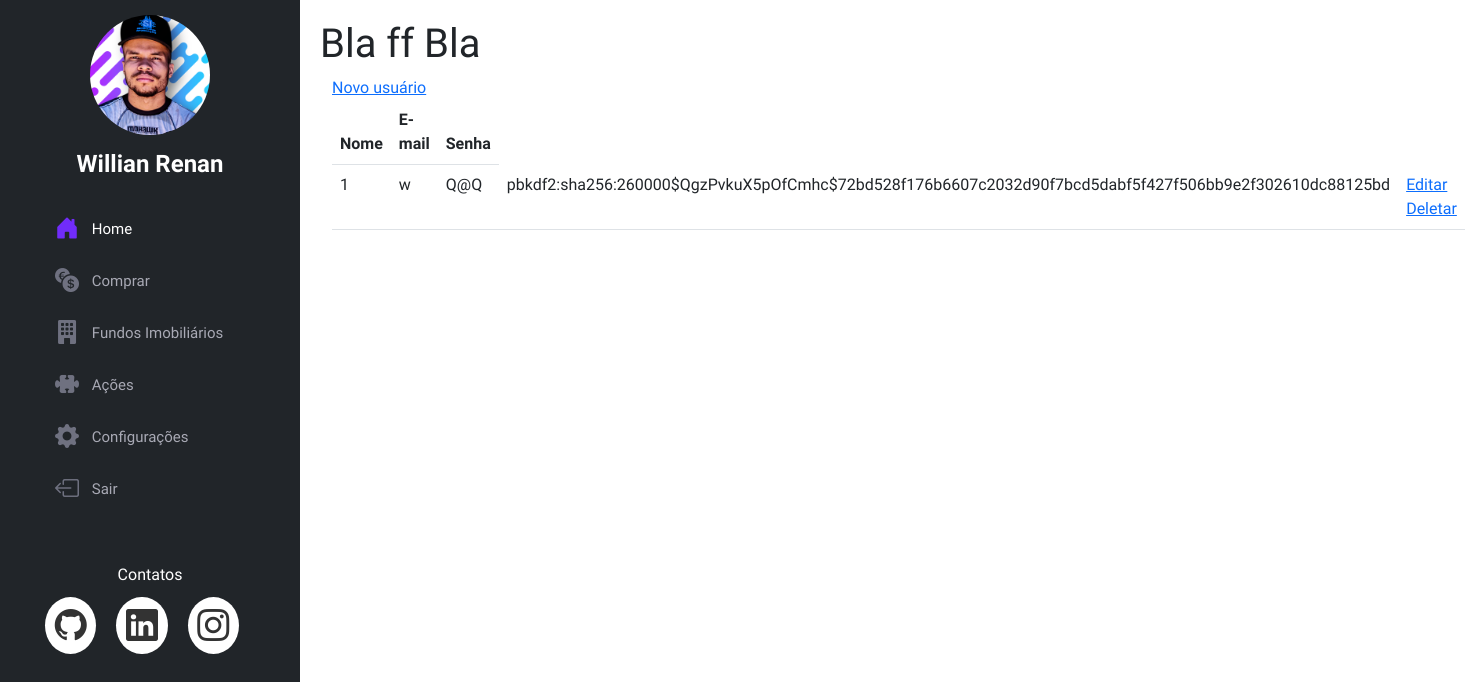
The app's page /index (signed in) with its own data.
### mywalletproject/ext/database.py (models this page shows, shortened)
class User(db.Model, SerializerMixin, UserMixin):
    id = db.Column(db.Integer, primary_key=True, autoincrement=True)
    nome = db.Column(db.String(80), unique=True, nullable=False)
    email = db.Column(db.String(120), unique=True, nullable=False)
    senha = db.Column(db.String(120), nullable=False)

### mywalletproject/blueprints/views.py (the view)
    @app.route("/index")
    @login_required
    def index():
        usuarios = User.query.all()
        return render_template("index.html", usuarios=usuarios)

### mywalletproject/ext/auth.py (called while the page is built)
@login_manager.user_loader
def load_user(user_id):
    return User.query.get(int(user_id))

### mywalletproject/templates/index.html (shortened to what this page needs)
<!DOCTYPE html>
<html lang="pt-br">
<head>
    <link rel="stylesheet" href="../static/bootstrap/css/bootstrap.css">
    <link rel="stylesheet" href="https://cdn.jsdelivr.net/npm/bootstrap-icons@1.10.3/font/bootstrap-icons.css">
    <link rel="stylesheet" href="../static/style.css">
</head>
<body>
    <aside id="header">
        <section class="profile">
            <img src="../static/img/profile-pic (6).png "alt="foto usuario">
            <h1>Willian Renan</h1>
        </section>
        <nav id="navBar" class="nav-menu">
            <ul class="nav flex-column">
                <li class="nav-item">
                  <a class="nav-link active" aria-current="page" href="/index"><i class="bi bi-house-door-fill"></i>  Home</a>
                </li>
                <li class="nav-item">
                  <a class="nav-link" href="/add"><i class="bi bi-currency-exchange"></i>  Comprar</a>
                </li>
                <li class="nav-item">
                  <a class="nav-link" href="/fundos-imobiliarios"><i class="bi bi-building-fill"></i>  Fundos Imobiliários</a>
                </li>
                <li class="nav-item">
                    <a class="nav-link" href="/acoes"><i class="bi bi-puzzle-fill"></i>  Ações</a>
                </li>
                <li class="nav-item">
                    <a class="nav-link" href="/configuracao"><i class="bi bi-gear-fill"></i>  Configurações</a>
                </li>
                <li class="nav-item">
                    <a class="nav-link" href="/logout"><i class="bi bi-box-arrow-left"></i> Sair</a>
                </li>
              </ul>
        </nav>
        <section class="profile">
            <div class="social-links mt-4 text-center">
                <p> Contatos</p>
                <a target="_blank" href="#"><i class="bi bi-github"></i></a>
                <a target="_blank" href="#"><i class="bi bi-linkedin"></i></a>
                <a target="_blank" href="#"><i class="bi bi-instagram"></i></a>
            </div>
        </section>
    </aside>
    <main id="main">
            <h1> Bla ff Bla</h1>
            <div class="container">
                <div class="col-xs-12">
                    <a href="/add">Novo usuário</a>
                </div>
                <div class="row">
                    <div class="col-xs-12">
                        <table class="table">
                            <thead>
                                <tr>
                                    <th>Nome</th>
                                    <th>E-mail</th>
                                    <th>Senha</th>
                                </tr>
                                <tbody>
                                    {% for u in usuarios%}
                                    <tr>
                                        <td>{{u.id}}</td>
                                        <td>{{u.nome}}</td>
                                        <td>{{u.email}}</td>
                                        <td>{{u.senha}}</td>
                                        <td>
                                            <a href="/edit/{{u.id}}"> Editar</a>
                                            <a href="/delete/{{u.id}}"> Deletar</a>
                                        </td>
                                    </tr>
                                    {%endfor%}
                                </tbody>
                            </thead>
                        </table>
                    </div>
                </div>
            </div>
    </main>
</body>
</html>

### mywalletproject/static/style.css (style rules this page uses)
html, body { font-family: Ubuntu,Arial; width: 100%; height: 100%; }
#header { position:fixed; top: 0; left: 0; bottom: 0; background: #212529;; overflow-y: auto; width: 300px; transition: all ease-in-out 0.5s; padding: 0 15px; z-index: 9992; }
#header .profile img { margin: 15px auto; display: block; width: 120px ; border-radius: 50%; }
#header .profile h1 { font-size: 24px; margin: 0; padding: 0; font-weight: 700; text-align: center; color: white; }
#header .profile .social-links { margin-top: 350px; }
#header .profile .social-links a { font-size: 2rem; background:white ; color: #333; padding: 0.6rem; margin-right: 1rem; border-radius: 50%; text-decoration: nome; }
#header .profile p { color: #ffffff; margin-bottom: 15px; }
.nav-menu { padding: 1.5rem; }
.nav-menu a, .nav-menu a:focus { display: flex; align-items: center; color: #a8a9b4; font-size: 15px; background-color: none; }
.nav-menu a i, .nav-menu a:focus i { font-size: 24px; padding-right: 0.8rem; color: #6f7180; }
.nav-menu a:hover , .nav-menu .active, .nav-menu .active:focus, .nav-menu li :hover > a { text-decoration: none; color: #ffffff; }
.nav-menu a:hover i , .nav-menu .active i, .nav-menu .active:focus i, .nav-menu li :hover > a i { text-decoration: none; color: #712cf9; }
#main { margin-left: 300px; padding: 20px; }

### records on screen
User: id "1", nome "w", email "Q@Q", senha "pbkdf2:sha256:260000$QgzPvkuX5pOfCmhc$72bd528f176b6607c2032d90f7bcd5dabf5f427f506bb9e2f302610dc88125bd"
